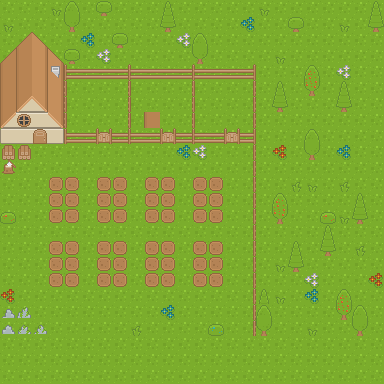

Tiled map render using the project's own tile images. Description and the map definition, with tile-layer contents summarised, below:
An orthogonal 24x24 tile map with 16x16 px tiles, 3 tile layers (background, main_layer, up_layer) and 108 objects (2x field4, field1, field2, field3, field5, ...).

<map version="1.2" tiledversion="1.3.5" orientation="orthogonal" renderorder="left-down" width="24" height="24" tilewidth="16" tileheight="16" infinite="0" nextlayerid="6" nextobjectid="188">
 <tileset firstgid="1" source="roguelikeSheet_magenta.tsx" />
 <layer id="2" name="background" width="24" height="24">
  <data>[576 cells, 576 non-empty, 4 distinct tile ids]</data>
 </layer>
 <objectgroup id="5" name="objects">
  <object id="2" name="field1" x="48" y="176" width="16" height="16" />
  <object id="3" name="field2" x="64" y="176" width="16" height="16" />
  <object id="4" name="field3" x="48" y="192" width="16" height="16" />
  <object id="5" name="field4" x="64" y="192" width="16" height="16" />
  <object id="6" name="field5" x="48" y="208" width="16" height="16" />
  <object id="7" name="field6" x="64" y="208" width="16" height="16" />
  <object id="8" name="field7" x="96" y="176" width="16" height="16" />
  <object id="9" name="field8" x="112" y="176" width="16" height="16" />
  <object id="10" name="field9" x="96" y="192" width="16" height="16" />
  <object id="11" name="field10" x="112" y="192" width="16" height="16" />
  <object id="12" name="field11" x="96" y="208" width="16" height="16" />
  <object id="13" name="field12" x="112" y="208" width="16" height="16" />
  <object id="14" name="field13" x="48" y="240" width="16" height="16" />
  <object id="15" name="field14" x="64" y="240" width="16" height="16" />
  <object id="16" name="field15" x="48" y="256" width="16" height="16" />
  <object id="17" name="field16" x="64" y="256" width="16" height="16" />
  <object id="18" name="field17" x="48" y="272" width="16" height="16" />
  <object id="19" name="field18" x="64" y="272" width="16" height="16" />
  <object id="20" name="field19" x="96" y="240" width="16" height="16" />
  <object id="21" name="field20" x="112" y="240" width="16" height="16" />
  <object id="22" name="field21" x="96" y="256" width="16" height="16" />
  <object id="23" name="field22" x="112" y="256" width="16" height="16" />
  <object id="24" name="field23" x="96" y="272" width="16" height="16" />
  <object id="25" name="field24" x="112" y="272" width="16" height="16" />
  <object id="26" name="field25" x="144" y="176" width="16" height="16" />
  <object id="27" name="field26" x="160" y="176" width="16" height="16" />
  <object id="28" name="field27" x="144" y="192" width="16" height="16" />
  <object id="29" name="field28" x="160" y="192" width="16" height="16" />
  <object id="30" name="field29" x="144" y="208" width="16" height="16" />
  <object id="31" name="field30" x="160" y="208" width="16" height="16" />
  <object id="32" name="field31" x="144" y="240" width="16" height="16" />
  <object id="33" name="field32" x="160" y="240" width="16" height="16" />
  <object id="34" name="field33" x="144" y="256" width="16" height="16" />
  <object id="35" name="field34" x="160" y="256" width="16" height="16" />
  <object id="36" name="field35" x="144" y="272" width="16" height="16" />
  <object id="37" name="field36" x="160" y="272" width="16" height="16" />
  <object id="38" name="field37" x="192" y="176" width="16" height="16" />
  <object id="39" name="field38" x="208" y="176" width="16" height="16" />
  <object id="40" name="field39" x="192" y="192" width="16" height="16" />
  <object id="41" name="field40" x="208" y="192" width="16" height="16" />
  <object id="42" name="field41" x="192" y="208" width="16" height="16" />
  <object id="43" name="field42" x="208" y="208" width="16" height="16" />
  <object id="44" name="field43" x="192" y="240" width="16" height="16" />
  <object id="45" name="field44" x="208" y="240" width="16" height="16" />
  <object id="46" name="field45" x="192" y="256" width="16" height="16" />
  <object id="47" name="field46" x="208" y="256" width="16" height="16" />
  <object id="48" name="field47" x="192" y="272" width="16" height="16" />
  <object id="49" name="field4" x="208" y="272" width="16" height="16" />
  <object id="53" name="stone1" x="0" y="304" width="16" height="16" />
  <object id="54" name="stone2" x="16" y="304" width="16" height="16" />
  <object id="55" name="stone3" x="0" y="320" width="16" height="16" />
  <object id="56" name="stone4" x="16" y="320" width="16" height="16" />
  <object id="58" name="stone5" x="32" y="320" width="16" height="16" />
  <object id="59" name="plant1" x="208" y="320" width="16" height="16" />
  <object id="60" name="plant2" x="0" y="208" width="16" height="16" />
  <object id="61" name="wood1" x="16" y="144" width="16" height="16" />
  <object id="62" name="wood2" x="0" y="160" width="16" height="16" />
  <object id="63" name="wood3" x="0" y="144" width="16" height="16" />
  <object id="135" template="barrier.tx" x="176" y="336" />
  <object id="136" template="barrier.tx" x="240" y="336" />
  <object id="137" template="barrier.tx" x="224" y="336" />
  <object id="139" template="barrier.tx" x="208" y="336" />
  <object id="140" template="barrier.tx" x="192" y="336" />
  <object id="141" template="barrier.tx" x="160" y="336" />
  <object id="142" template="barrier.tx" x="144" y="336" />
  <object id="143" template="barrier.tx" x="128" y="336" />
  <object id="144" template="barrier.tx" x="112" y="336" />
  <object id="145" template="barrier.tx" x="96" y="336" />
  <object id="146" template="barrier.tx" x="80" y="336" />
  <object id="147" template="barrier.tx" x="64" y="336" />
  <object id="148" template="barrier.tx" x="48" y="336" />
  <object id="149" template="barrier.tx" x="32" y="336" />
  <object id="150" template="barrier.tx" x="0" y="288" />
  <object id="151" template="barrier.tx" x="0" y="272" />
  <object id="152" template="barrier.tx" x="0" y="256" />
  <object id="153" template="barrier.tx" x="0" y="240" />
  <object id="154" template="barrier.tx" x="0" y="224" />
  <object id="156" template="barrier.tx" x="0" y="176" />
  <object id="157" template="barrier.tx" x="0" y="192" />
  <object id="158" template="barrier.tx" x="16" y="128" />
  <object id="159" template="barrier.tx" x="32" y="128" />
  <object id="160" template="barrier.tx" x="48" y="128" />
  <object id="161" template="barrier.tx" x="64" y="128" />
  <object id="162" template="barrier.tx" x="80" y="128" />
  <object id="163" template="barrier.tx" x="96" y="128" />
  <object id="164" template="barrier.tx" x="112" y="128" />
  <object id="165" template="barrier.tx" x="128" y="128" />
  <object id="166" template="barrier.tx" x="144" y="128" />
  <object id="167" template="barrier.tx" x="160" y="128" />
  <object id="168" template="barrier.tx" x="176" y="128" />
  <object id="169" template="barrier.tx" x="192" y="128" />
  <object id="170" template="barrier.tx" x="208" y="128" />
  <object id="171" template="barrier.tx" x="224" y="128" />
  <object id="172" template="barrier.tx" x="240" y="128" />
  <object id="173" template="barrier.tx" x="256" y="128" />
  <object id="174" template="barrier.tx" x="256" y="144" />
  <object id="175" template="barrier.tx" x="256" y="160" />
  <object id="176" template="barrier.tx" x="256" y="192" />
  <object id="177" template="barrier.tx" x="256" y="176" />
  <object id="178" template="barrier.tx" x="256" y="208" />
  <object id="179" template="barrier.tx" x="256" y="224" />
  <object id="181" template="barrier.tx" x="256" y="240" />
  <object id="182" template="barrier.tx" x="256" y="256" />
  <object id="183" template="barrier.tx" x="256" y="272" />
  <object id="184" template="barrier.tx" x="256" y="288" />
  <object id="185" template="barrier.tx" x="256" y="304" />
  <object id="186" template="barrier.tx" x="256" y="320" />
  <object id="187" template="barrier.tx" x="256" y="336" />
 </objectgroup>
 <layer id="1" name="main_layer" width="24" height="24">
  <data>[576 cells, 167 non-empty, 29 distinct tile ids]</data>
 </layer>
 <layer id="4" name="up_layer" width="24" height="24">
  <data>[576 cells, 23 non-empty, 9 distinct tile ids]</data>
 </layer>
</map>